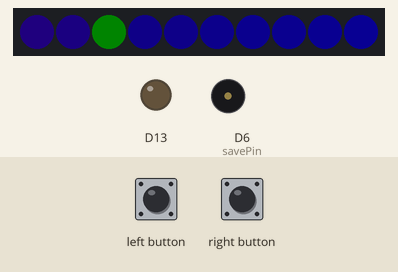
This sketch was run on a simulated Adafruit Circuit Playground Express. Shown: 10 RGB LEDs in strip order, left to right, output pins drawn as LEDs (lit = HIGH), buzzer (waves = sounding). The test bench sets the inputs (shaded band). Dim RGB values are drawn brighter than linear.

Above: at 1.47 s.
1.5 s: left button pressed for 0.15 s
At 1.78 s:
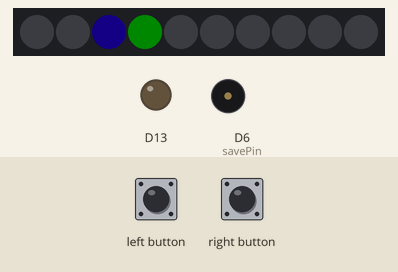
3.5 s: right button pressed for 0.15 s
At 3.66 s:
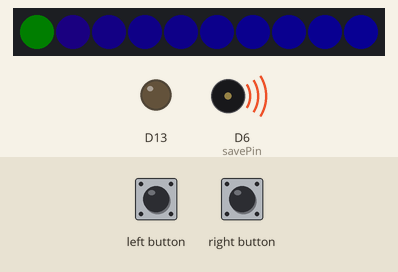
5.1 s: left button pressed for 1 s
At 5.43 s:
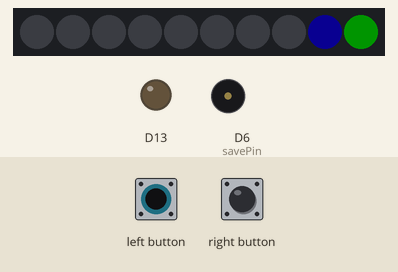
7.6 s: right button pressed for 3.2 s
At 9.1 s:
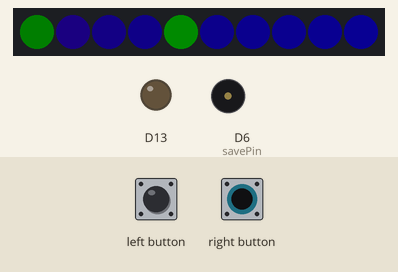
Timing chart, 0 to 11.7 s (numbered marks = the images above; inputs shaded):
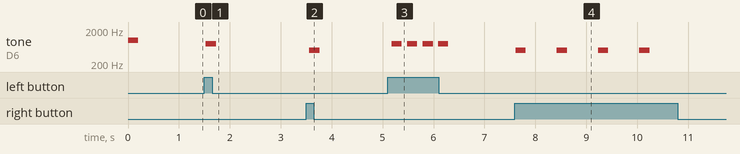

The sketch:

timeClock.v1.ino
```cpp
#include <Adafruit_CircuitPlayground.h>
#include <AsyncDelay.h>

AsyncDelay delay_1s;

int savePin[10][2] = {
  {0, 0}, {1, 0}, {2, 0}, {3, 0}, {4, 0}, {5, 0}, {6, 0}, {7, 0}, {8, 0}, {9, 0}
};

void setup() {
  CircuitPlayground.begin();
  CircuitPlayground.playTone(1000, 200); // Play a tone to indicate the start of the program
}

void loop() {

  int sound = CircuitPlayground.mic.soundPressureLevel(10);

  if (delay_1s.isExpired()) {
    // Rotate LEDs in a circle and allow user to select the combination
    for (int i = 0; i < 10; i++) {
      int currentSave = savePin[i][0];
      int green = map(i, 0, 9, 50, 255);
      CircuitPlayground.setPixelColor(currentSave, 0, green, 0);
      delay(100);

      if (CircuitPlayground.rightButton()) {
        // saves the users input LED color
        CircuitPlayground.playTone(500, 200);
        delay(500);
        break;
      }
      if (CircuitPlayground.leftButton()) {
        //rests the clock
        CircuitPlayground.clearPixels();
        CircuitPlayground.playTone(800, 200);
      }
      int red = map(sound, 0, 50, 50, 255);
      int brightness = map(currentSave, 0, 10, 50, 255);
      CircuitPlayground.setPixelColor(currentSave, red, 0, brightness);
    }
    delay_1s.repeat();
  }
}
```

Measured:
- after the input at 1.5 s, tone on D6 (savePin): silent → 800 Hz at once, → silent 0.20 s later; the LEDs: first change at once (image 1 shows a later state)
- after the input at 3.5 s, tone on D6 (savePin): silent → 500 Hz after 0.06 s, → silent 0.20 s later
- after the input at 5.1 s, tone on D6 (savePin): alternates 800 Hz for 0.20 s and silent for 0.10 s, 8 changes in all, then stays silent, starting after 0.08 s; the LEDs: first change after 0.08 s (image 3 shows a later state)
- after the input at 7.6 s, tone on D6 (savePin): alternates 500 Hz for 0.20 s and silent for 0.61 s, 8 changes in all, then stays silent, starting at once
